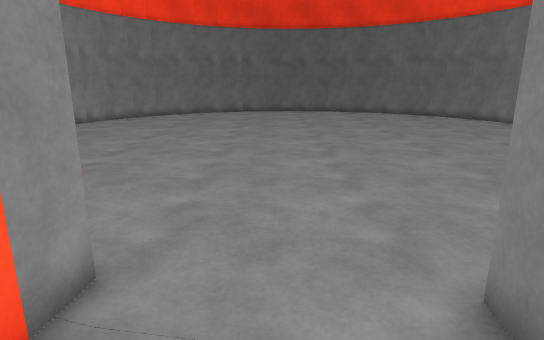
view 1 (above)

16 first-person views from a walk through a 3-D level made in the Unity game engine. The camera is 1.3 m above the floor, tilts 14° down and sees 75° across. The floor is counted in squares, 0.5 m on a side. Each view is taken from the middle of a square. On the plan, view 1 faces up. The plan holds only what a view shows up to about 20 squares ahead; the rest is blank. The place goes on beyond the plan.

view 2
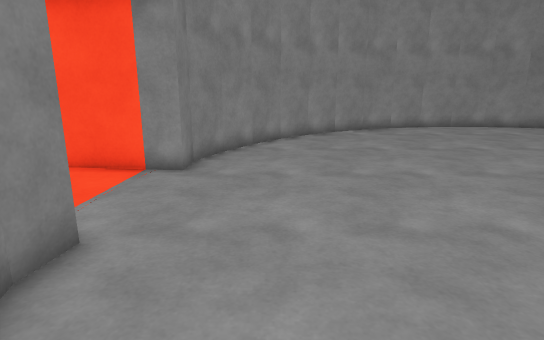

view 3
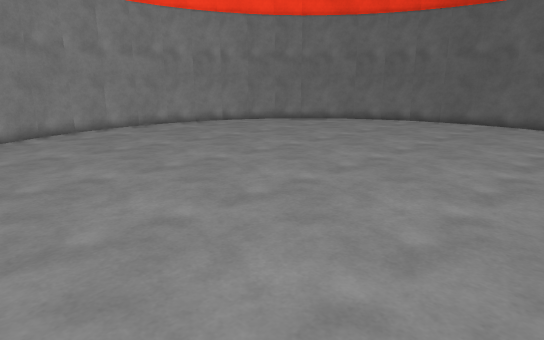

view 4
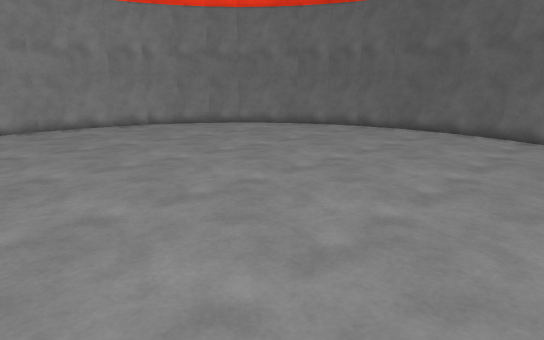

view 5
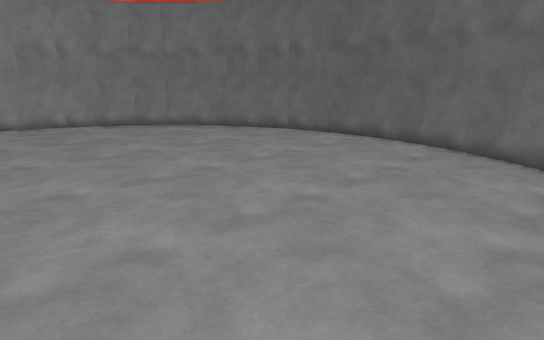

view 6
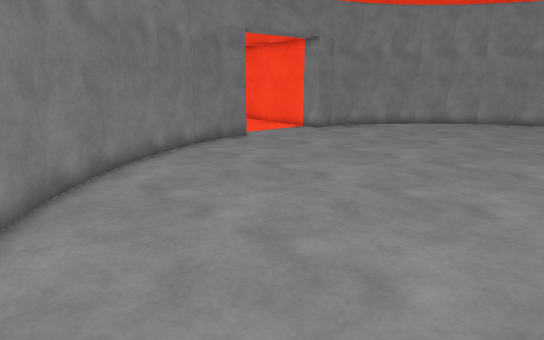

view 7
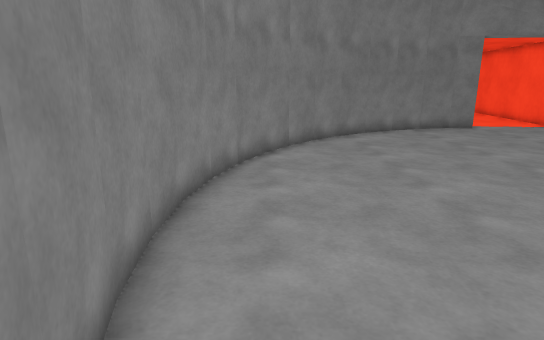

view 8
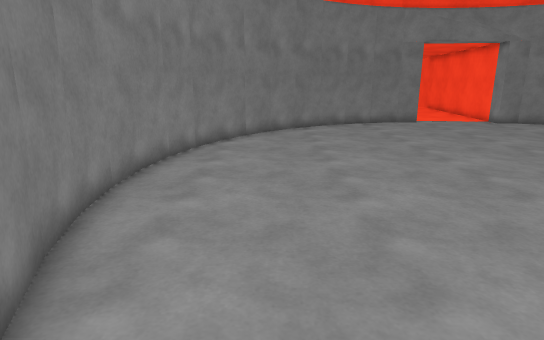

view 9
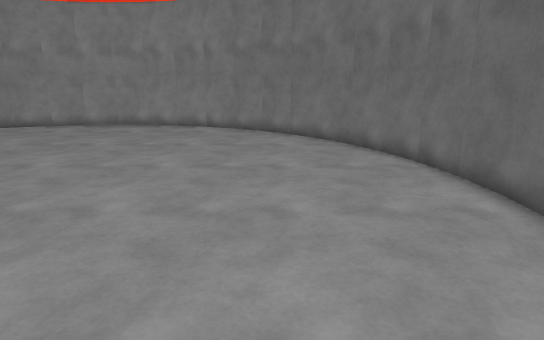

view 10
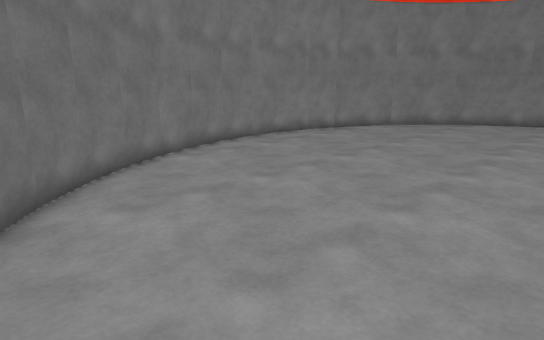

view 11
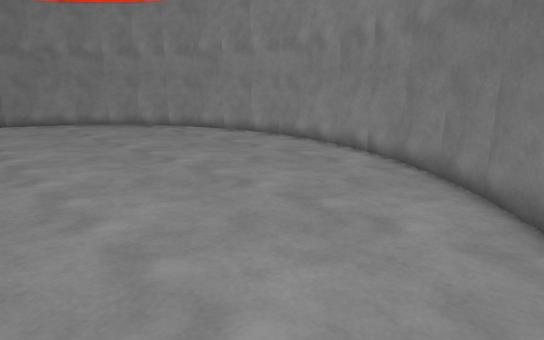

view 12
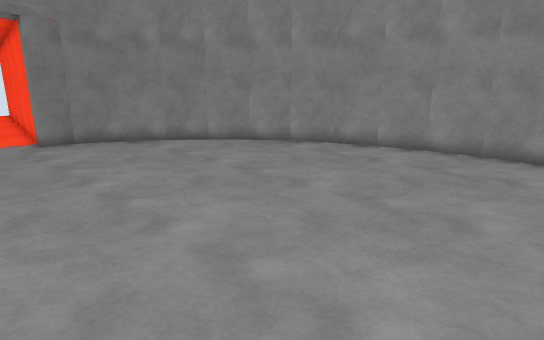

view 13
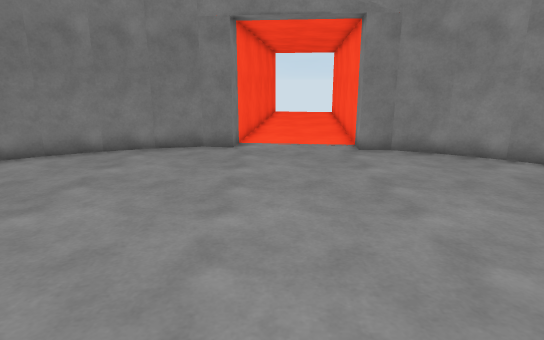

view 14
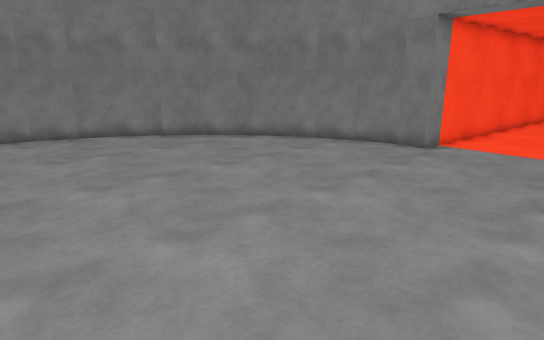

view 15
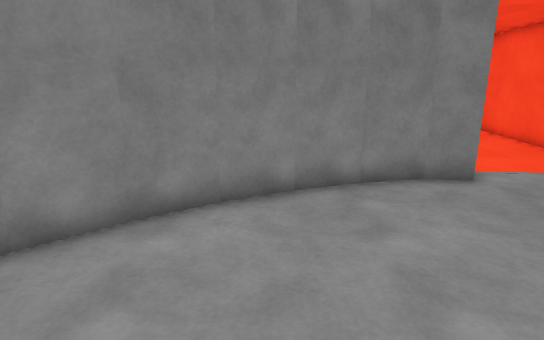

view 16
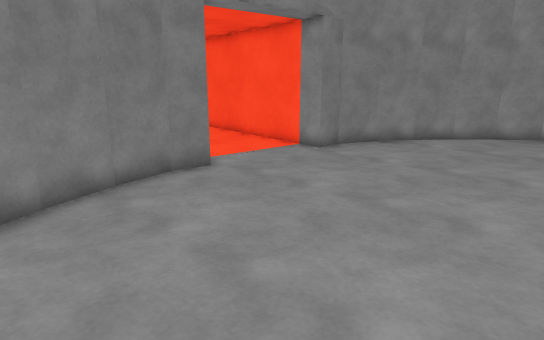

### Floor plan
Points are (right, up) in squares from view 1. A wall is a line through its corners. A room is listed if a view was taken in it or the views show most of it. See-through windows are left out.
Room 1 (views 1, 2, 3, 4, 5, 6, 7, 8, 9, 10, 11, 12, 13, 14, 15, 16)
walls: (-5.5, 5.2) (-3.7, 4.4) (-2.4, 4.3) (-3.6, -6.6); (-7.1, 6.2) (-5.4, 5.2); (-8.5, 7.5) (-6.9, 6.1); (5.5, 4) (7.5, 4.7); (-9.8, 8.8) (-8.4, 7.4); (7.4, 4.6) (9.1, 5.5) (10.7, 6.7); (-10.9, 10.4) (-9.7, 8.7); (-11.8, 12.1) (-10.8, 10.3); (10.6, 6.6) (12.2, 8); (-12.4, 13.9) (-11.7, 12); (12, 7.8) (13.3, 9.4); (-12.8, 15.8) (-12.3, 13.7); (13.2, 9.3) (14.4, 11.1); (-13, 17.7) (-12.8, 15.6); (14.3, 10.9) (15.1, 12.8); (-12.9, 19.5) (-13, 17.5); (15.1, 12.6) (15.7, 14.6); (-12.6, 21.4) (-12.9, 19.4); (15.7, 14.5) (16, 16.4) (16.1, 18.4); (-12, 23.2) (-12.6, 21.2); (16.1, 18.2) (15.9, 20.2); (-10.1, 26.6) (-11.2, 24.9) (-12, 23.1); (15.9, 20.1) (15.5, 22.2); (-8.9, 28) (-10.3, 26.4); (15.5, 22) (14.8, 23.9); (-7.5, 29.3) (-9.1, 27.9); (14.9, 23.7) (13.9, 25.6); (-6, 30.3) (-7.6, 29.2); (14, 25.4) (12.8, 27.2); (-4.3, 31.2) (-6.1, 30.3); (12.9, 27) (11.5, 28.5); (-2.5, 31.9) (-4.4, 31.2); (11.6, 28.4) (10.6, 29.3); (-0.6, 32.3) (-2.6, 31.9); (9.5, 30.1) (8.4, 30.7); (5, 32) (3.1, 32.4) (1.1, 32.5); (1.3, 32.5) (-0.8, 32.3); (8.6, 30.7) (6.8, 31.5) (4.9, 32.1); (1.4, -6.9) (2.6, 3.8) (3.8, 3.6) (5.8, 4)

Positions as (right, up) in squares from view 1, and headings:
1: (0, 0), facing up
2: (8, 7), facing left
3: (8, 8), facing up-left
4: (9, 13), facing up-left
5: (11, 17), facing up-left
6: (14, 17), facing down-left
7: (14, 24), facing down
8: (12, 27), facing down
9: (9, 27), facing left
10: (3, 30), facing down-right
11: (0, 30), facing down-left
12: (1, 21), facing down-left
13: (1, 18), facing down
14: (-3, 18), facing down-right
15: (8, 13), facing down
16: (9, 13), facing down-left
